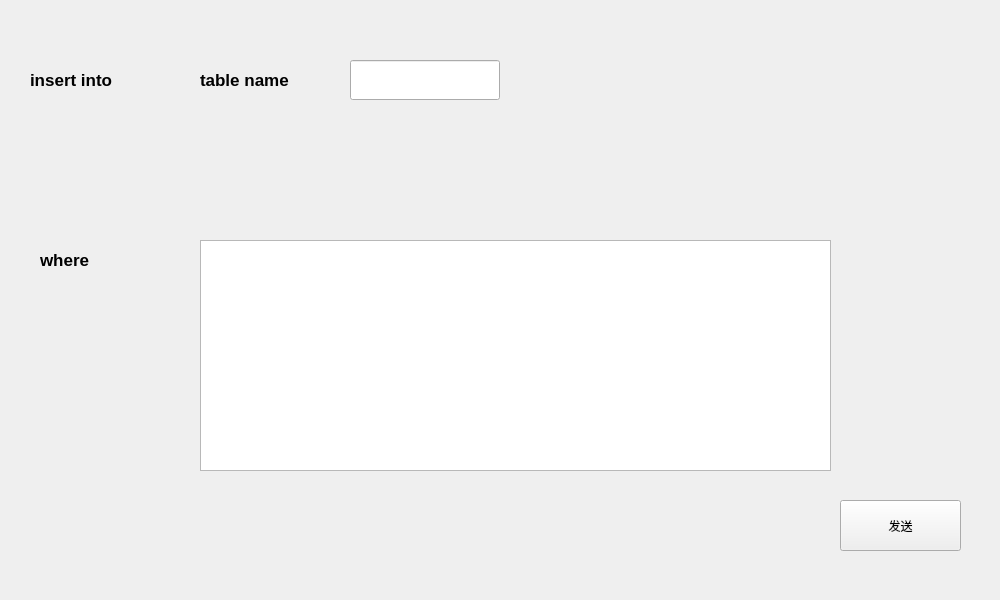
<?xml version="1.0" encoding="UTF-8"?>
<ui version="4.0">
 <class>deletetable</class>
 <widget class="QWidget" name="deletetable">
  <property name="geometry">
   <rect>
    <x>0</x>
    <y>0</y>
    <width>1000</width>
    <height>600</height>
   </rect>
  </property>
  <property name="windowTitle">
   <string>Form</string>
  </property>
  <widget class="QLineEdit" name="lineEdit">
   <property name="geometry">
    <rect>
     <x>350</x>
     <y>60</y>
     <width>150</width>
     <height>40</height>
    </rect>
   </property>
   <property name="font">
    <font>
     <pointsize>11</pointsize>
    </font>
   </property>
  </widget>
  <widget class="QPushButton" name="pushButton">
   <property name="geometry">
    <rect>
     <x>840</x>
     <y>500</y>
     <width>121</width>
     <height>51</height>
    </rect>
   </property>
   <property name="text">
    <string>发送</string>
   </property>
  </widget>
  <widget class="QLabel" name="label_8">
   <property name="geometry">
    <rect>
     <x>40</x>
     <y>230</y>
     <width>120</width>
     <height>60</height>
    </rect>
   </property>
   <property name="font">
    <font>
     <pointsize>13</pointsize>
     <weight>75</weight>
     <bold>true</bold>
    </font>
   </property>
   <property name="text">
    <string>where</string>
   </property>
  </widget>
  <widget class="QLabel" name="label">
   <property name="geometry">
    <rect>
     <x>200</x>
     <y>50</y>
     <width>120</width>
     <height>60</height>
    </rect>
   </property>
   <property name="font">
    <font>
     <pointsize>13</pointsize>
     <weight>75</weight>
     <bold>true</bold>
    </font>
   </property>
   <property name="text">
    <string>table name</string>
   </property>
  </widget>
  <widget class="QTextEdit" name="textEdit">
   <property name="geometry">
    <rect>
     <x>200</x>
     <y>240</y>
     <width>631</width>
     <height>231</height>
    </rect>
   </property>
  </widget>
  <widget class="QLabel" name="label_9">
   <property name="geometry">
    <rect>
     <x>30</x>
     <y>50</y>
     <width>141</width>
     <height>60</height>
    </rect>
   </property>
   <property name="font">
    <font>
     <pointsize>13</pointsize>
     <weight>75</weight>
     <bold>true</bold>
    </font>
   </property>
   <property name="text">
    <string>insert into</string>
   </property>
  </widget>
 </widget>
 <resources/>
 <connections/>
</ui>
